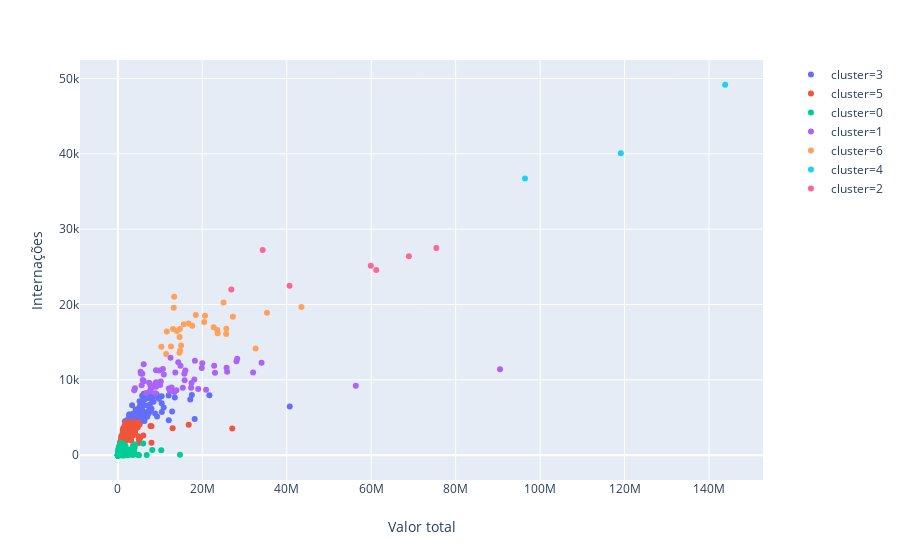

Notebook cell for this chart:
### Code cell
var1 = 'Valor total'
var2 = 'Internações'


mask = df_hospitais_ano_g['ano']=='2018'

px.scatter(df_hospitais_ano_g[mask], x = var1, y=var2,  color='cluster', hover_name='hospital')

### Figure 1 — Plotly figure (JSON) as saved in the notebook; plotly's stock layout.template omitted (floating-point values rounded to 4 significant figures; data arrays with more than 128 entries replaced by an {"elided": "..."} marker saying what was removed)
{"data": [{"hoverlabel": {"namelength": 0}, "hovertemplate": "<b>%{hovertext}</b><br><br>cluster=3<br>Valor total=%{x}<br>Internações=%{y}", "hovertext": ["A C CAMARGO CANCER CENTER", "AME DR LUIZ ROBERTO BARRADAS BARATA SAO PAULO", "BP HOSPITAL FILANTROPICO", "CASA DE SAUDE STELLA MARIS", "CENTRO DE REF DA SAUDE DA MULHER DE R PRETO MATER", "CENTRO DE REFERENCIA DA SAUDE DA MULHER SAO PAULO", "COMPLEXO HOSPITALAR MARCIA E MARIA BRAIDO", "COMPLEXO HOSPITALAR PADRE BENTO DE GUARULHOS", "COMPLEXO HOSPITALAR PREFEITO EDIVALDO ORSI", "HCFAMEMA HOSP CLINICO CIRURGICO", "HCFAMEMA UNIDADE MATERNO INFANTIL", "HOSP DA STA CASA DE STO AMARO", "HOSP DE TRANSPLANT DO EST DE SP EURYCLIDES DE JESUS ZERBINI", "HOSP ESCOLA EMILIO CARLOS CATANDUVA", "HOSP MONUMENTO CEHM", "HOSP MUN DR IGNACIO PROENCA DE GOUVEA", "HOSP MUN DR JOSE SOARES HUNGRIA", "HOSP MUN GILSON DE CASSIA MARQUES DE CARVALHO", "HOSP MUN INFANTIL MENINO JESUS", "HOSP MUN TIDE SETUBAL", "HOSP MUNICIPAL DE URGENCIAS HMU", "HOSP NSRA DO PARI", "HOSPITAL CARLOS FERNANDO MALZONI MATAO", "HOSPITAL DA MULHER MARIA JOSE DOS SANTOS STEIN", "HOSPITAL DE CLINICAS DE SAO SEBASTIAO", "HOSPITAL DE CLINICAS MUNICIPAL", "HOSPITAL DO RIM E HIPERTENSAO", "HOSPITAL DR LEO ORSI BERNARDES ITAPETININGA", "HOSPITAL E MATERNIDADE LEONOR MENDES DE BARROS SAO PAULO", "HOSPITAL E MATERNIDADE MUNICIPAL GOVERNADOR MARIO COVAS", "HOSPITAL E MATERNIDADE SAO JOSE SERTAOZINHO", "HOSPITAL ESTADUAL AMERICO BRASILIENSE", "HOSPITAL ESTADUAL DE RIB PRETO DR CARLOS EDUARDO MARTINELLI", "HOSPITAL ESTADUAL DR ALBANO DA FRANCA ROCHA SOBRINHO", "HOSPITAL ESTADUAL JOAO PAULO II SAO JOSE DO RIO PRETO", "HOSPITAL ESTADUAL PROF CARLOS DA SILVA LACAZ FCO MORATO", "HOSPITAL GUILHERME ALVARO SANTOS", "HOSPITAL HELIOPOLIS UNIDADE DE GESTAO ASSISTENCIAL I SP", "HOSPITAL MATERNIDADE AMADOR AGUIAR", "HOSPITAL MATERNIDADE INTERLAGOS", "HOSPITAL MUNICIPAL DE DIADEMA HMD", "HOSPITAL MUNICIPAL DE PAULINIA", "HOSPITAL MUNICIPAL DE SAO VICENTE", "HOSPITAL MUNICIPAL DR WALDEMAR TEBALDI", "HOSPITAL REGIONAL DE ASSIS", "HOSPITAL REGIONAL SUL SAO PAULO", "HOSPITAL SANTA BARBARA", "HOSPITAL SANTA LUCINDA SOROCABA", "HOSPITAL SAO FRANCISCO DE ASSIS", "HOSPITAL SAO JOAO REGISTRO", "HOSPITAL SAO LUIZ DE ARARAS", "HOSPITAL SAO VICENTE", "IRMANDADE DA SANTA CASA DE MISERICORDIA LORENA", "MATERNIDADE DE CAMPINAS", "MATERNIDADE SANTA ISABEL", "SANTA CASA DE ASSIS", "SANTA CASA DE AVARE", "SANTA CASA DE FERNANDOPOLIS", "SANTA CASA DE ITU", "SANTA CASA DE LEME", "SANTA CASA DE MARILIA", "SANTA CASA DE MISERICORDIA DE BRAGANCA PAULISTA", "SANTA CASA DE MISERICORDIA DE GUARATINGUETA", "SANTA CASA DE MISERICORDIA DE ITATIBA", "SANTA CASA DE MISERICORDIA DE JACAREI", "SANTA CASA DE MISERICORDIA DE JALES", "SANTA CASA DE MISERICORDIA DE TATUI", "SANTA CASA DE MISERICORDIA DONA CAROLINA MALHEIROS SJBV", "SANTA CASA DE MOCOCA MOCOCA", "SANTA CASA DE MOGI GUACU", "SANTA CASA DE PENAPOLIS", "SANTA CASA DE RIO CLARO", "SANTA CASA DE SUZANO", "SANTA CASA DE TAQUARITINGA", "SANTA CASA DE TUPA", "SANTA CASA HOSP DR ARISTOTELES OLIVEIRA MARTINS PRES PRUDENT"], "legendgroup": "cluster=3", "marker": {"color": "#636efa", "symbol": "circle"}, "mode": "markers", "name": "cluster=3", "showlegend": true, "type": "scatter", "x": [12840000.0, 3364000.0, 5507000.0, 8486000.0, 2604000.0, 7270000.0, 7966000.0, 4325000.0, 12020000.0, 17510000.0, 6292000.0, 7977000.0, 21670000.0, 6431000.0, 1664000.0, 4966000.0, 5237000.0, 10370000.0, 4758000.0, 6065000.0, 3638000.0, 7283000.0, 10850000.0, 7183000.0, 3906000.0, 17130000.0, 40700000.0, 5739000.0, 7812000.0, 2749000.0, 8451000.0, 5695000.0, 2634000.0, 7576000.0, 5124000.0, 5084000.0, 7586000.0, 5710000.0, 7230000.0, 4216000.0, 6124000.0, 3633000.0, 4483000.0, 4711000.0, 6954000.0, 6366000.0, 5329000.0, 13490000.0, 8819000.0, 2143000.0, 10400000.0, 4002000.0, 5839000.0, 9178000.0, 4989000.0, 4404000.0, 6855000.0, 4455000.0, 9280000.0, 3537000.0, 18180000.0, 4676000.0, 5987000.0, 3989000.0, 6212000.0, 5085000.0, 4164000.0, 5863000.0, 4467000.0, 9704000.0, 2652000.0, 10370000.0, 5891000.0, 2332000.0, 5755000.0, 12040000.0], "xaxis": "x", "y": [5815, 6626, 6776, 7782, 4892, 5554, 6179, 5313, 7925, 7990, 4534, 7382, 7960, 5674, 4526, 5742, 6580, 7842, 6043, 7425, 5504, 5900, 6335, 6594, 5564, 7397, 6454, 7894, 7781, 5449, 7106, 6900, 5297, 6703, 7172, 5271, 5819, 6809, 7798, 6074, 8172, 5315, 5525, 4649, 5115, 6627, 5478, 7660, 5555, 4652, 5729, 4837, 5901, 8098, 6275, 4880, 7527, 5031, 5132, 4538, 4805, 5533, 4564, 4565, 7367, 5267, 5190, 5760, 5875, 7512, 4671, 6911, 5015, 4630, 6416, 4634], "yaxis": "y"}, {"hoverlabel": {"namelength": 0}, "hovertemplate": "<b>%{hovertext}</b><br><br>cluster=5<br>Valor total=%{x}<br>Internações=%{y}", "hovertext": {"elided": "138 str values"}, "legendgroup": "cluster=5", "marker": {"color": "#EF553B", "symbol": "circle"}, "mode": "markers", "name": "cluster=5", "showlegend": true, "type": "scatter", "x": {"elided": "138 float values"}, "xaxis": "x", "y": {"elided": "138 int values"}, "yaxis": "y"}, {"hoverlabel": {"namelength": 0}, "hovertemplate": "<b>%{hovertext}</b><br><br>cluster=0<br>Valor total=%{x}<br>Internações=%{y}", "hovertext": {"elided": "441 str values"}, "legendgroup": "cluster=0", "marker": {"color": "#00cc96", "symbol": "circle"}, "mode": "markers", "name": "cluster=0", "showlegend": true, "type": "scatter", "x": {"elided": "441 float values"}, "xaxis": "x", "y": {"elided": "441 int values"}, "yaxis": "y"}, {"hoverlabel": {"namelength": 0}, "hovertemplate": "<b>%{hovertext}</b><br><br>cluster=1<br>Valor total=%{x}<br>Internações=%{y}", "hovertext": ["CENTRO HOSPITALAR DE SANTO ANDRE DR NEWTON DA COSTA BRANDAO", "COMPLEXO HOSPITALAR IRMA DULCE O S S", "CONJUNTO HOSPITALAR SOROCABA", "FUNDACAO PIO XII BARRETOS", "HC DA FMUSP INSTITUTO DO CORACAO INCOR SAO PAULO", "HORA CERTA MOVEL CIRURGICO CIES", "HOSP MUN DR ARTHUR RIBEIRO DE SABOYA", "HOSP MUN DR CARMINO CARICCHIO", "HOSP MUN MAT ESC DR MARIO DE MORAES A SILVA", "HOSP MUN PROF DR WALDOMIRO DE PAULA", "HOSPITAL AMARAL CARVALHO JAU", "HOSPITAL AMPARO MATERNAL", "HOSPITAL ANCHIETA", "HOSPITAL AUGUSTO DE OLIVEIRA CAMARGO", "HOSPITAL DE BASE DE BAURU", "HOSPITAL DE CLINICAS DR RADAMES NARDINI", "HOSPITAL DOS FORNECEDORES DE CANA DE PIRACICABA", "HOSPITAL DR LEOPOLDO BEVILACQUA", "HOSPITAL DR OSIRIS FLORINDO COELHO FERRAZ DE VASCONCELOS", "HOSPITAL E PRONTO SOCORRO CENTRAL", "HOSPITAL ESTADUAL MARIO COVAS DE SANTO ANDRE", "HOSPITAL GERAL DE SAO MATEUS SAO PAULO", "HOSPITAL GERAL DE VILA NOVA CACHOEIRINHA SAO PAULO", "HOSPITAL GERAL DE VILA PENTEADO DR JOSE PANGELLA SAO PAULO", "HOSPITAL GERAL JESUS TEIXEIRA DA COSTA GUAIANASES SAO PAULO", "HOSPITAL IMACULADA CONCEICAO RIBEIRAO PRETO", "HOSPITAL KATIA DE SOUZA RODRIGUES TAIPASSP SAO PAULO", "HOSPITAL MATERNIDADE JESUS JOSE E MARIA", "HOSPITAL MUNICIPAL ANTONIO GIGLIO", "HOSPITAL MUNICIPAL DR MARIO GATTI CAMPINAS", "HOSPITAL MUNICIPAL PIMENTAS BONSUCESSO MANUEL DE PAIVA", "HOSPITAL MUNICIPAL UNIVERSITARIO", "HOSPITAL NOSSA SENHORA APARECIDA", "HOSPITAL PADRE ALBINO CATANDUVA", "HOSPITAL REGIONAL DE JUNDIAI", "HOSPITAL REGIONAL DO VALE DO PARAIBA", "HOSPITAL REGIONAL JORGE ROSSMANN DE ITANHAEM", "HOSPITAL SANTO AMARO", "HOSPITAL SAO LUIZ GONZAGA", "HOSPITAL UNIVERSITARIO DA USP SAO PAULO", "HOSPITAL UNIVERSITARIO DE TAUBATE", "HOSPITAL UNIVERSITARIO SAO FRANCISCO NA PROVIDENCIA DE DEUS", "HU HOSPITAL UNIVERSITARIO", "INSTITUTO DANTE PAZZANESE DE CARDIOLOGIA IDPC SAO PAULO", "PS E MATERNIDADE NAIR FONSECA LEITAO ARANTES", "SANTA CASA DE ARACATUBA HOSPITAL SAGRADO CORACAO DE JESUS", "SANTA CASA DE ARARAQUARA", "SANTA CASA DE BARRETOS", "SANTA CASA DE JAU", "SANTA CASA DE LIMEIRA", "SANTA CASA DE MISERICORDIA DE ITAPEVA", "SANTA CASA DE OURINHOS", "SANTA CASA DE PINDAMONHANGABA", "SANTA CASA DE PIRACICABA", "SANTA CASA DE RIBEIRAO PRETO", "SANTA CASA DE SANTOS", "SANTA CASA DE SAO CARLOS", "SANTA CASA DE VOTUPORANGA", "UNIDADE DE GESTAO ASSISTENCIAL II HOSPITAL IPIRANGA SP"], "legendgroup": "cluster=1", "marker": {"color": "#ab63fa", "symbol": "circle"}, "mode": "markers", "name": "cluster=1", "showlegend": true, "type": "scatter", "x": [19870000.0, 10150000.0, 22800000.0, 19020000.0, 90510000.0, 4046000.0, 9021000.0, 15980000.0, 14300000.0, 8840000.0, 32020000.0, 6703000.0, 12330000.0, 9927000.0, 15800000.0, 10650000.0, 18100000.0, 9045000.0, 6127000.0, 7679000.0, 28260000.0, 7640000.0, 5782000.0, 5884000.0, 7406000.0, 12050000.0, 5468000.0, 10870000.0, 7782000.0, 15740000.0, 8926000.0, 9013000.0, 12460000.0, 20880000.0, 5372000.0, 34020000.0, 5622000.0, 13600000.0, 6112000.0, 9062000.0, 13360000.0, 17430000.0, 7723000.0, 56350000.0, 3864000.0, 28080000.0, 17330000.0, 15380000.0, 14830000.0, 22990000.0, 10000000.0, 13860000.0, 8193000.0, 25740000.0, 19990000.0, 25860000.0, 18240000.0, 12720000.0, 9772000.0], "xaxis": "x", "y": [11590, 9774, 11868, 8776, 11414, 8881, 11268, 11245, 12340, 9516, 10967, 8251, 8528, 9493, 9943, 11437, 10041, 9673, 9833, 8548, 12799, 8507, 10814, 9987, 9637, 8863, 10852, 10720, 8757, 10807, 8219, 9105, 12932, 8708, 11092, 12283, 9280, 10973, 12062, 9232, 8408, 9597, 9196, 9211, 8611, 12485, 8943, 8952, 11884, 10957, 9313, 8617, 9049, 11609, 12197, 11095, 12542, 8996, 11259], "yaxis": "y"}, {"hoverlabel": {"namelength": 0}, "hovertemplate": "<b>%{hovertext}</b><br><br>cluster=6<br>Valor total=%{x}<br>Internações=%{y}", "hovertext": ["CONJUNTO HOSPITALAR DO MANDAQUI SAO PAULO", "HCSVP HOSPITAL SAO VICENTE", "HOSP MUN CARMEN PRUDENTE", "HOSP MUN FERNANDO MAURO PIRES DA ROCHA", "HOSP MUN M BOI MIRIM", "HOSP MUN PROFESSOR DR ALIPIO CORREA NETTO", "HOSP MUN VER JOSE STOROPOLLI", "HOSPITAL DAS CLINICAS LUZIA DE PINHO MELO MOGI DAS CRUZES", "HOSPITAL E MATERNIDADE CELSO PIERRO", "HOSPITAL ESTADUAL BAURU", "HOSPITAL ESTADUAL DE DIADEMA HOSPITAL SERRARIA", "HOSPITAL ESTADUAL DE SAPOPEMBA SAO PAULO", "HOSPITAL ESTADUAL DE VILA ALPINA ORG SOCIAL SECONCI SAO PAUL", "HOSPITAL ESTADUAL SUMARE", "HOSPITAL GERAL DE CARAPICUIBA", "HOSPITAL GERAL DE GUARULHOS PROF DR WALDEMAR DE CARVALHO", "HOSPITAL GERAL DE ITAPECERICA DA SERRA", "HOSPITAL GERAL DE ITAPEVI", "HOSPITAL GERAL DE ITAQUAQUECETUBA", "HOSPITAL GERAL DE PEDREIRA", "HOSPITAL GERAL DO GRAJAU PROF LIBER JOHN ALPHONSE DI DIO SP", "HOSPITAL GERAL PIRAJUSSARA TABOAO DA SERRA", "HOSPITAL GERAL SANTA MARCELINA DE ITAIM PAULISTA SAO PAULO", "HOSPITAL MUNICIPAL DE BARUERI DR FRANCISCO MORAN", "HOSPITAL REGIONAL DE COTIA", "HOSPITAL SAO PAULO HOSPITAL DE ENSINO DA UNIFESP SAO PAULO", "SANTA CASA DE FRANCA", "SANTA CASA DE MISERICORDIA DE SAO JOSE DO RIO PRETO", "SANTA CASA DE SOROCABA"], "legendgroup": "cluster=6", "marker": {"color": "#FFA15A", "symbol": "circle"}, "mode": "markers", "name": "cluster=6", "showlegend": true, "type": "scatter", "x": [25020000.0, 25650000.0, 11580000.0, 14680000.0, 13330000.0, 14580000.0, 11430000.0, 22690000.0, 32620000.0, 25670000.0, 14730000.0, 14600000.0, 20430000.0, 23640000.0, 20630000.0, 18450000.0, 13060000.0, 15610000.0, 12580000.0, 13210000.0, 17610000.0, 27240000.0, 13980000.0, 16740000.0, 10290000.0, 43470000.0, 35310000.0, 23540000.0, 14970000.0], "xaxis": "x", "y": [20258, 16099, 16410, 16765, 21040, 13590, 13442, 16979, 14150, 16779, 13874, 15686, 17667, 16198, 18501, 18604, 16765, 17391, 14426, 19572, 17191, 18377, 16483, 17494, 14401, 19660, 18926, 16629, 14564], "yaxis": "y"}, {"hoverlabel": {"namelength": 0}, "hovertemplate": "<b>%{hovertext}</b><br><br>cluster=4<br>Valor total=%{x}<br>Internações=%{y}", "hovertext": ["HC DA FMUSP HOSPITAL DAS CLINICAS SAO PAULO", "HOSPITAL DAS CLINICAS FAEPA RIBEIRAO PRETO", "HOSPITAL DE BASE DE SAO JOSE DO RIO PRETO"], "legendgroup": "cluster=4", "marker": {"color": "#19d3f3", "symbol": "circle"}, "mode": "markers", "name": "cluster=4", "showlegend": true, "type": "scatter", "x": [143800000.0, 96420000.0, 119100000.0], "xaxis": "x", "y": [49165, 36740, 40078], "yaxis": "y"}, {"hoverlabel": {"namelength": 0}, "hovertemplate": "<b>%{hovertext}</b><br><br>cluster=2<br>Valor total=%{x}<br>Internações=%{y}", "hovertext": ["HOSP STA MARCELINA SAO PAULO", "HOSPITAL DAS CLINICAS DA UNICAMP DE CAMPINAS", "HOSPITAL DAS CLINICAS DE BOTUCATU", "HOSPITAL DOMINGOS LEONARDO CERAVOLO PRESIDENTE PRUDENTE", "HOSPITAL MUNICIPAL DR JOSE DE CARVALHO FLORENCE", "INSTITUTO DO CANCER DO ESTADO DE SAO PAULO", "SANTA CASA DE SAO PAULO HOSPITAL CENTRAL SAO PAULO"], "legendgroup": "cluster=2", "marker": {"color": "#FF6692", "symbol": "circle"}, "mode": "markers", "name": "cluster=2", "showlegend": true, "type": "scatter", "x": [68910000.0, 75410000.0, 59900000.0, 34290000.0, 26860000.0, 40660000.0, 61200000.0], "xaxis": "x", "y": [26392, 27495, 25140, 27240, 21991, 22486, 24576], "yaxis": "y"}], "layout": {"autosize": true, "legend": {"tracegroupgap": 0}, "margin": {"t": 60}, "xaxis": {"anchor": "y", "autorange": true, "domain": [0, 0.98], "range": [-8594000.0, 152400000.0], "title": {"text": "Valor total"}, "type": "linear"}, "yaxis": {"anchor": "x", "autorange": true, "domain": [0, 1], "range": [-3235.0, 52400.0], "title": {"text": "Internações"}, "type": "linear"}}}
